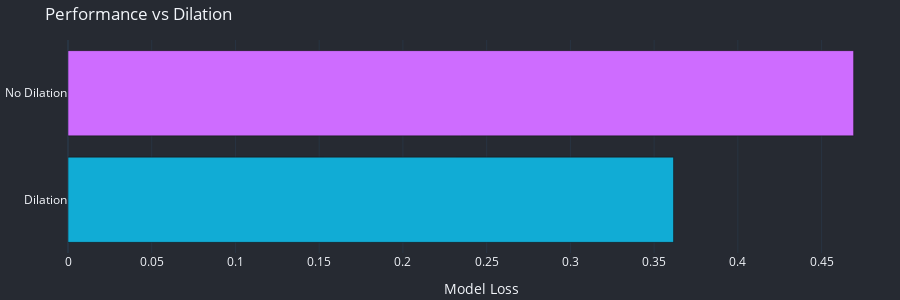

The code cell stored with this chart in its notebook:
### Code cell
names = ["Dilation", "No Dilation"]
loss = [0.3616, 0.46915]

# 1*1*5+1*1*5+2*1*5+2*1*5 = 30
# 8*5+4*5+2*2*5+2*1*5 = 90

fig = go.Figure()
fig.add_trace(go.Bar(
    x=loss,
    y=names,
    marker_color=[primary_color, secondary_color],
    orientation='h'
))

fig.update_xaxes(title_text="Model Loss")
fig.update_layout(
    plot_bgcolor=bg_color,
    paper_bgcolor=bg_color,
    margin=dict(l=10, r=5, t=40, b=20),
    height=300,
    title="Performance vs Dilation",
)
fig.write_html(dst_path / f"ablation-dilation.html", include_plotlyjs='cdn', full_html=False)
fig.show()

### Figure 1 — Plotly figure (JSON) as saved in the notebook; plotly's stock layout.template omitted (floating-point values rounded to 4 significant figures)
{"data": [{"marker": {"color": ["#11acd5", "#ce6cff"]}, "orientation": "h", "type": "bar", "x": [0.3616, 0.4692], "y": ["Dilation", "No Dilation"]}], "layout": {"height": 300, "margin": {"b": 20, "l": 10, "r": 5, "t": 40}, "paper_bgcolor": "rgba(38,42,50,1.0)", "plot_bgcolor": "rgba(38,42,50,1.0)", "title": {"text": "Performance vs Dilation"}, "xaxis": {"title": {"text": "Model Loss"}}}}
